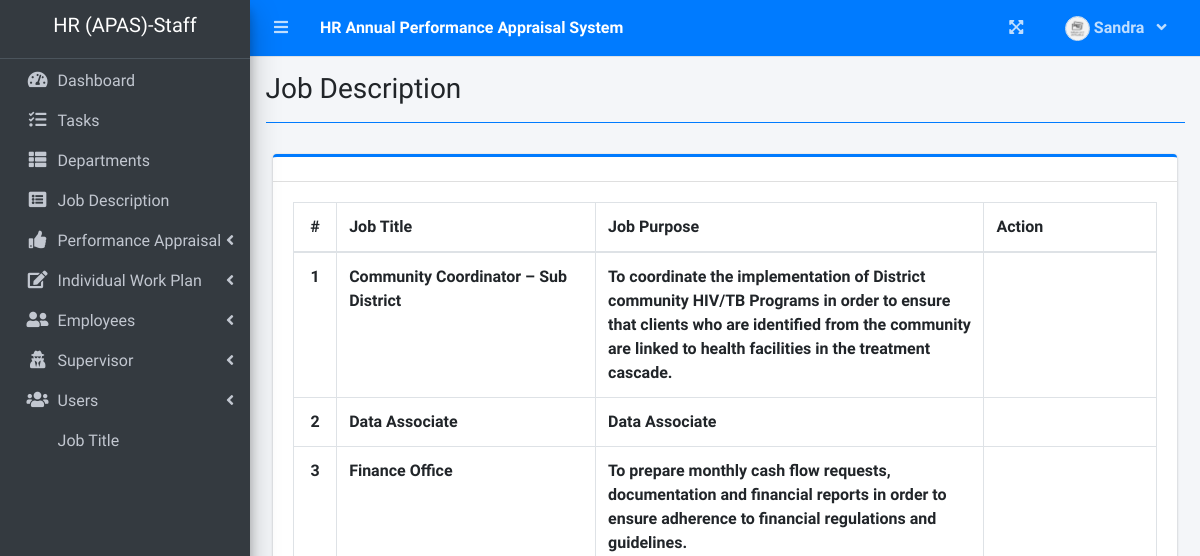
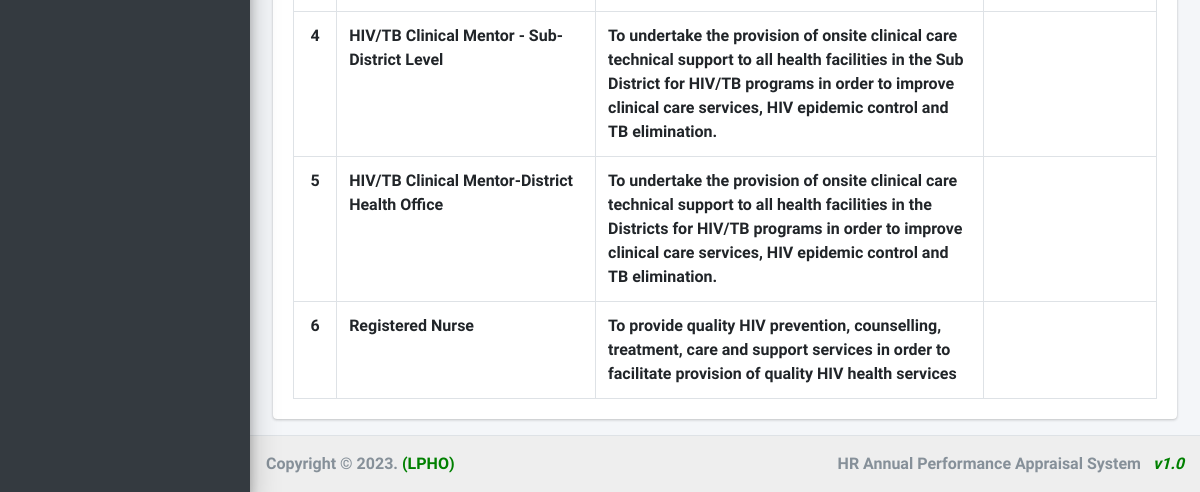
Before: /index.php?page=job_description (signed in) with the older database file (2 pictures, top to bottom).
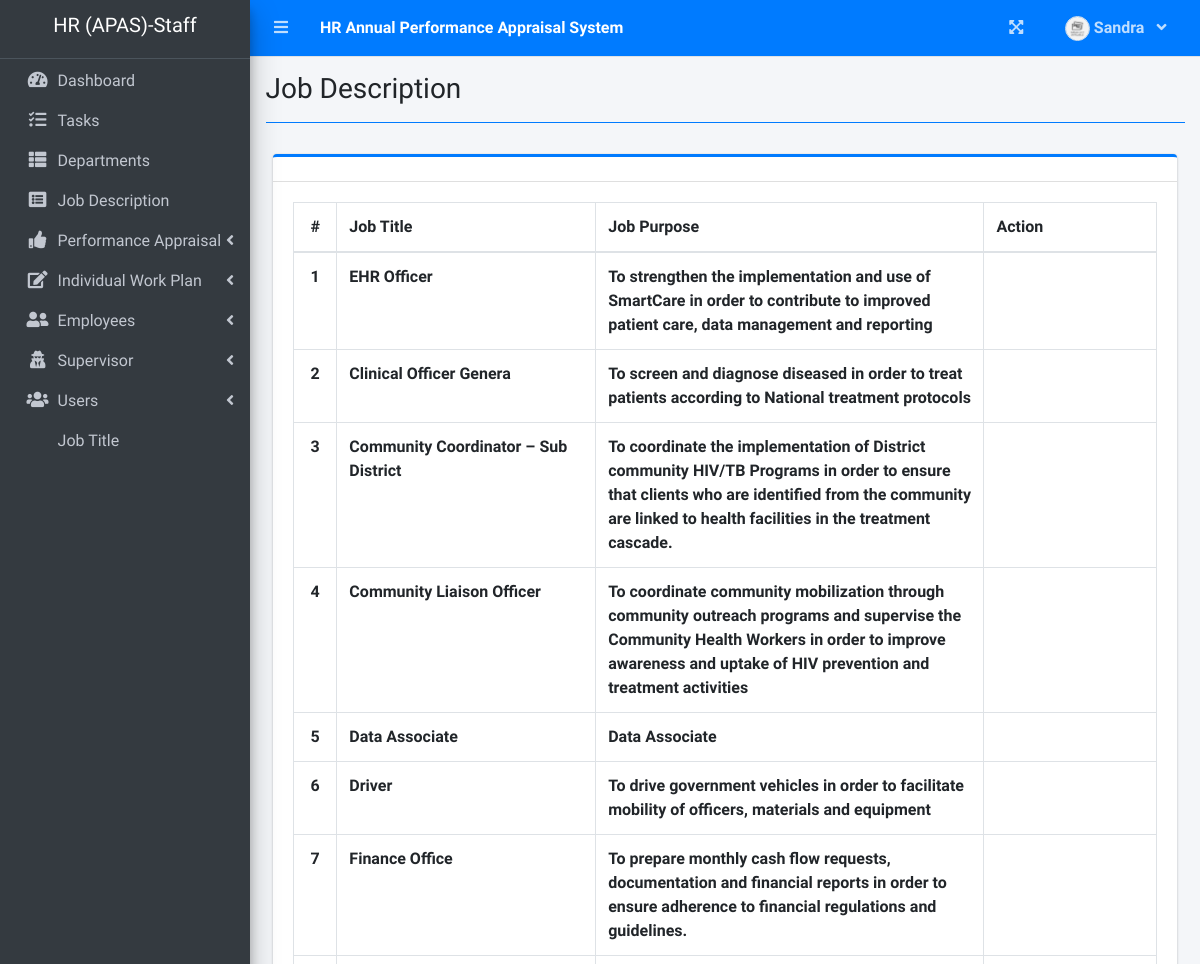
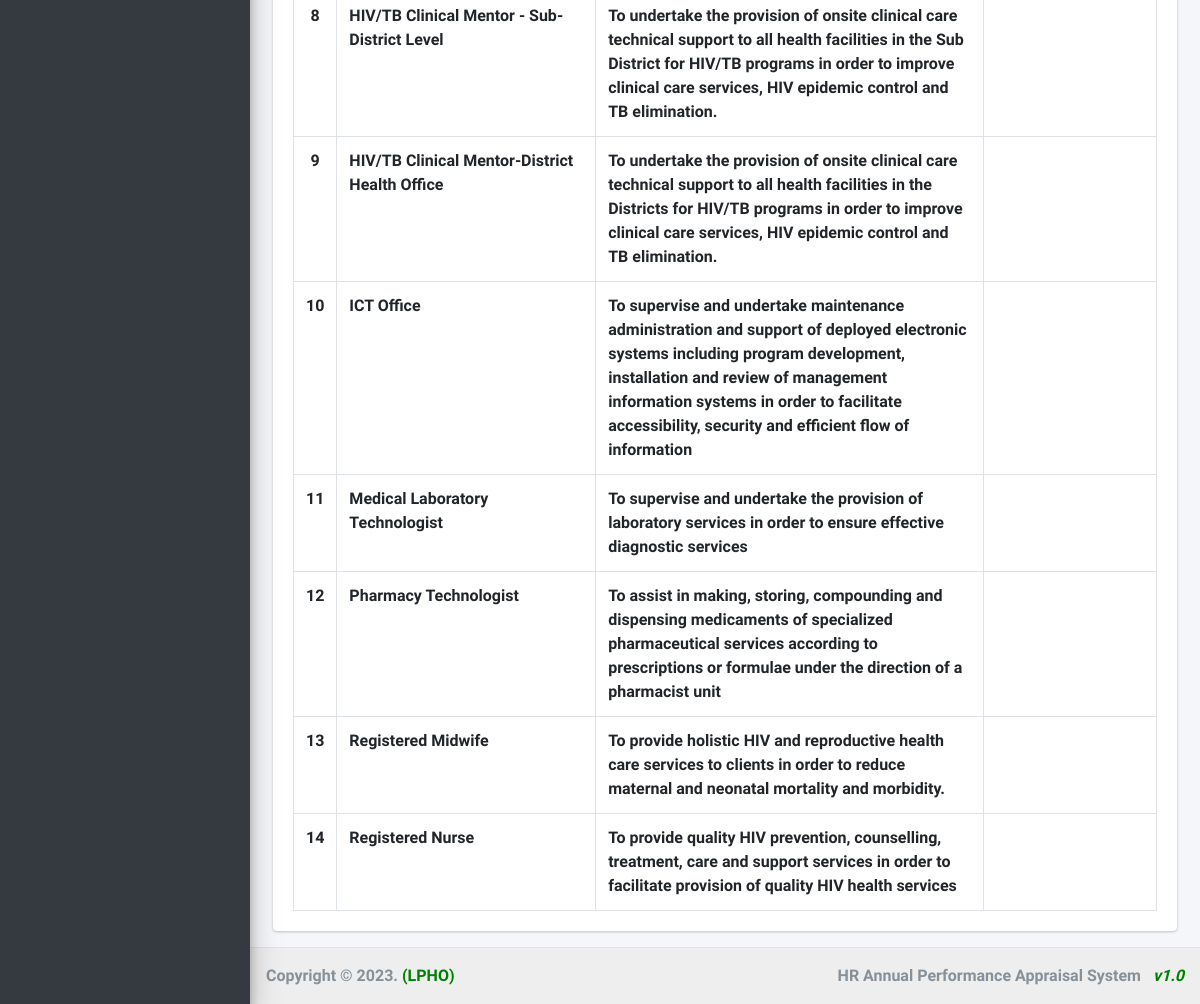
After: the same page with the newer database file (2 pictures, top to bottom).
### tables this page shows
CREATE TABLE `job_description` (
  `job_id` int(30) NOT NULL,
  `salary_scale` text NOT NULL,
  `j_title` varchar(200) NOT NULL,
  `j_purpose` text NOT NULL
);

### job_description.php (the view, shortened to what this page needs)
<?php include 'db_connect.php' ?>
<div class="col-lg-12">
	<div class="card card-outline card-primary">
		<div class="card-header">
		</div>
		<div class="card-body">
			<table class="table tabe-hover table-bordered" id="list">
				<colgroup>
					<col width="5%">
					<col width="30%">
					<col width="45%">
					<col width="20%">
				</colgroup>
				<thead>
					<tr>
						<th class="text-center">#</th>
						<th>Job Title</th>
						<th>Job Purpose</th>
						<th>Action</th>
					</tr>
				</thead>
				<tbody>
					<?php
					$i = 1;
					$qry = $conn->query("SELECT * FROM job_description order by j_title asc ");
					while ($row = $qry->fetch_assoc()) :
					?>
						<tr>
							<th class="text-center"><?php echo $i++ ?></th>
							<td><b><?php echo $row['j_title'] ?></b></td>
							<td><b><?php echo $row['j_purpose'] ?></b></td>
							<td class="text-center">
							</td>
						</tr>
					<?php endwhile; ?>
				</tbody>
			</table>
		</div>
	</div>
</div>

### index.php (shortened to what this page needs)
<!DOCTYPE html>
<html lang="en">
<?php
include 'header.php'
?>
<body class="hold-transition sidebar-mini layout-fixed layout-navbar-fixed layout-footer-fixed">
  <div class="wrapper">
    <?php include 'topbar.php' ?>
    <?php include 'sidebar.php' ?>
    <div class="content-wrapper">
      <div class="content-header">
        <div class="container-fluid">
          <div class="row mb-2">
            <div class="col-sm-6">
              <h3 class="m-0"><?php echo $title ?></h3>
            </div>
          </div>
          <hr class="border-primary">
        </div>
      </div>
      <section class="content">
        <div class="container-fluid">
          <?php
          $page = isset($_GET['page']) ? $_GET['page'] : 'home';
          if (!file_exists($page . ".php")) {
            include '404.html';
          } else {
            include $page . '.php';
          }
          ?>
        </div>
      </section>
    </div>
    <footer class="main-footer" style="background-color: #eee">
      <strong>Copyright © <?php echo date('Y') ?>.
      </strong>
      <b style="color: green">(LPHO)</b>
      <div class="float-right d-none d-sm-inline-block">
        <b><?php echo $_SESSION['system']['name'] ?> &nbsp; <i style="color: green">v1.0</i></b>
      </div>
    </footer>
  </div>
</body>
</html>

### header.php (shortened to what this page needs)
<head>
  <?php
  $title = isset($_GET['page']) ? ucwords(str_replace("_", ' ', $_GET['page'])) : "Home";
  ?>
  <link rel="stylesheet" href="assets/plugins/fontawesome-free/css/all.min.css">
  <link rel="stylesheet" href="assets/plugins/overlayScrollbars/css/OverlayScrollbars.min.css">
  <link rel="stylesheet" href="assets/plugins/datatables-bs4/css/dataTables.bootstrap4.min.css">
  <link rel="stylesheet" href="assets/plugins/datatables-responsive/css/responsive.bootstrap4.min.css">
  <link rel="stylesheet" href="assets/plugins/datatables-buttons/css/buttons.bootstrap4.min.css">
  <link rel="stylesheet" href="assets/plugins/select2/css/select2.min.css">
  <link rel="stylesheet" href="assets/plugins/select2-bootstrap4-theme/select2-bootstrap4.min.css">
  <link rel="stylesheet" href="assets/plugins/sweetalert2-theme-bootstrap-4/bootstrap-4.min.css">
  <link rel="stylesheet" href="assets/plugins/toastr/toastr.min.css">
  <link rel="stylesheet" href="assets/plugins/dropzone/min/dropzone.min.css">
  <link rel="stylesheet" href="assets/dist/css/jquery.datetimepicker.min.css">
  <link rel="stylesheet" href="assets/plugins/icheck-bootstrap/icheck-bootstrap.min.css">
  <link rel="stylesheet" href="assets/plugins/bootstrap4-toggle/css/bootstrap4-toggle.min.css">
  <link rel="stylesheet" href="assets/dist/css/adminlte.min.css">
  <link rel="stylesheet" href="assets/dist/css/styles.css">
  <link rel="stylesheet" href="assets/plugins/summernote/summernote-bs4.min.css">
</head>

### topbar.php (shortened to what this page needs)
<nav class="main-header navbar navbar-expand navbar-primary navbar-dark ">
  <ul class="navbar-nav">
    <?php if(isset($_SESSION['login_id'])): ?>
    <li class="nav-item">
      <a class="nav-link" data-widget="pushmenu" href="" role="button"><i class="fas fa-bars"></i></a>
    </li>
  <?php endif; ?>
    <li>
      <a class="nav-link text-white"  href="./" role="button"> <large><b><?php echo $_SESSION['system']['name'] ?></b></large></a>
    </li>
  </ul>
  <ul class="navbar-nav ml-auto">
    <li class="nav-item">
      <a class="nav-link" data-widget="fullscreen" href="#" role="button">
        <i class="fas fa-expand-arrows-alt"></i>
      </a>
    </li>
   <li class="nav-item dropdown">
          <a class="nav-link"  data-toggle="dropdown" aria-expanded="true" href="javascript:void(0)">
            <span>
              <div class="d-felx badge-pill">
                <span class=""><img src="assets/uploads/<?php echo $_SESSION['login_avatar'] ?>" alt="" class="user-img border "></span>
                <span><b><?php echo ucwords($_SESSION['login_firstname']) ?></b></span>
                <span class="fa fa-angle-down ml-2"></span>
              </div>
            </span>
          </a>
    </li>
  </ul>
</nav>

### sidebar.php (shortened to what this page needs)
<aside class="main-sidebar sidebar-dark-primary elevation-4">
  <div class="dropdown">
    <a href="./" class="brand-link">
      <?php if ($_SESSION['login_type'] == 2) : ?>
        <h5 class="short-form" style="text-align: center"><?php echo $_SESSION['system']['short_form'] ?>-Admin</h5>
      <?php elseif ($_SESSION['login_type'] == 1) : ?>
        <h5 class="short-form" style="text-align: center"><?php echo $_SESSION['system']['short_form'] ?>-Supervisor</h5>
      <?php else : ?>
        <h5 class="short-form" style="text-align: center"><?php echo $_SESSION['system']['short_form'] ?>-Staff</h5>
      <?php endif; ?>
    </a>
  </div>
  <div class="sidebar pb-4 mb-4">
    <nav class="mt-2">
      <ul class="nav nav-pills nav-sidebar flex-column nav-flat" data-widget="treeview" role="menu" data-accordion="false">
        <li class="nav-item dropdown">
          <a href="./" class="nav-link nav-home">
            <i class="nav-icon fas fa-tachometer-alt"></i>
            <p>
              Dashboard
            </p>
          </a>
        </li>
        <li class="nav-item dropdown">
          <a href="./index.php?page=task_list" class="nav-link nav-task_list">
            <i class="nav-icon fas fa-tasks"></i>
            <p>
              Tasks
            </p>
          </a>
        </li>
        <li class="nav-item dropdown">
          <a href="./index.php?page=department" class="nav-link nav-department">
            <i class="nav-icon fas fa-th-list"></i>
            <p>
              Departments
            </p>
          </a>
        </li>
        <li class="nav-item dropdown">
          <a href="./index.php?page=job_description" class="nav-link nav-designation">
            <i class="nav-icon fas fa-list-alt"></i>
            <p>
              Job Description
            </p>
          </a>
        </li>
        <li class="nav-item">
          <a href="#" class="nav-link nav-edit_performance_appraisal">
            <i class="nav-icon fas fa-thumbs-up"></i>
            <p>
              Performance Appraisal
              <i class="right fas fa-angle-left"></i>
            </p>
          </a>
        </li>
        <li class="nav-item">
          <a href="#" class="nav-link nav-edit_employee">
            <i class="nav-icon fas fa-edit"></i>
            <p>
              Individual Work Plan
              <i class="right fas fa-angle-left"></i>
            </p>
          </a>
        </li>
        <li class="nav-item">
          <a href="#" class="nav-link nav-edit_employee">
            <i class="nav-icon fas fa-user-friends"></i>
            <p>
              Employees
              <i class="right fas fa-angle-left"></i>
            </p>
          </a>
        </li>
        <li class="nav-item">
          <a href="#" class="nav-link nav-edit_supervisor">
            <i class="nav-icon fas fa-user-secret"></i>
            <p>
              Supervisor
              <i class="right fas fa-angle-left"></i>
            </p>
          </a>
        </li>
        <li class="nav-item">
          <a href="#" class="nav-link nav-edit_user">
            <i class="nav-icon fas fa-users"></i>
            <p>
              Users
              <i class="right fas fa-angle-left"></i>
            </p>
          </a>
        </li>
        <li class="nav-item dropdown">
          <a href="./index.php?page=job_title" class="nav-link nav-job_title">
            <p>
              Job Title
            </p>
          </a>
        </li>
      </ul>
    </nav>
  </div>
</aside>

### topbar.php (style rules this page uses)
.user-img { border-radius: 50%; height: 25px; width: 25px; object-fit: cover; }

Changed rows visible on the page:
added job_description: j_title "EHR Officer", j_purpose "To strengthen the implementation and use of SmartCare in order to contribute to improved patient care, data management and reporting"
added job_description: j_title "Clinical Officer Genera", j_purpose "To screen and diagnose diseased in order to treat patients according to National treatment protocols"
added job_description: j_title "Community Liaison Officer", j_purpose "To coordinate community mobilization through community outreach programs and supervise the Community Health Workers in order to improve awareness and uptake of HIV prevention and treatment activities"
added job_description: j_title "Driver", j_purpose "To drive government vehicles in order to facilitate mobility of officers, materials and equipment"
added job_description: j_title "ICT Office", j_purpose "To supervise and undertake maintenance administration and support of deployed electronic systems including program development, installation and review of management information systems in order to facilitate accessibility, security and efficient flow of information"
added job_description: j_title "Medical Laboratory Technologist", j_purpose "To supervise and undertake the provision of laboratory services in order to ensure effective diagnostic services"
added job_description: j_title "Pharmacy Technologist", j_purpose "To assist in making, storing, compounding and dispensing medicaments of specialized pharmaceutical services according to prescriptions or formulae under the direction of a pharmacist unit"
added job_description: j_title "Registered Midwife", j_purpose "To provide holistic HIV and reproductive health care services to clients in order to reduce maternal and neonatal mortality and morbidity."
